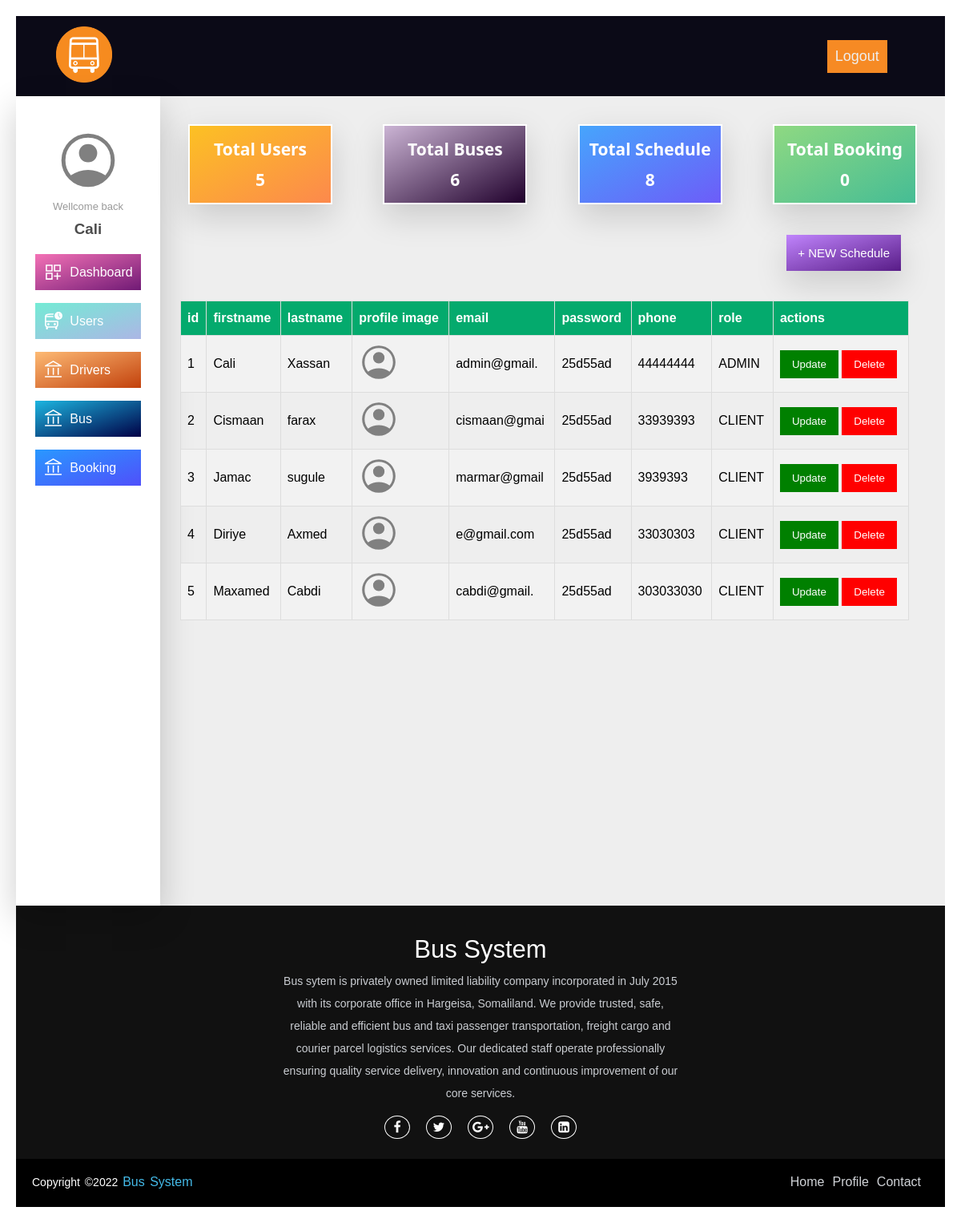
/view/admin/users.php (signed in), run on the app's committed database.
### tables this page shows
CREATE TABLE `users` (
  `id` int NOT NULL primary key auto_increment,
  `firstname` varchar(255) NOT NULL,
  `lastname` varchar(255) NOT NULL,
  `email` varchar(255) NOT NULL,
   `password` varchar(255) NOT NULL,
   `phone` int NOT NULL,
  `imageUrl` varchar(255) NULL,

  `role` varchar(20) NOT NULL
);

### include/autoloader.inc.php (called while the page is built, shortened)
<?php
function myAutoLoader($className)
{
    $baseDir = substr(__DIR__, 0, -7);
    $extension = ".php";
    $classPath = str_replace('\\', DIRECTORY_SEPARATOR, $className);
    $directories = array("data", "app", "view", "include");
    foreach ($directories as $directory) {
        $path = $baseDir . $directory . DIRECTORY_SEPARATOR . $classPath . $extension;
        if (file_exists($path)) {
            return;
        }
    }
}

### data/userModel.php (called while the page is built, shortened)
<?php
class userModel extends Database
{
    public static function findAll()
    {
        $query = "SELECT * FROM users";
        $stm = parent::$connection->query($query);
        $users = [];
        while ($row = $stm->fetch_assoc()) {
            $users[] = $row;
        }
        return $users;
    }
    public static function findById($id)
    {
        $query = "SELECT * FROM users WHERE id = ?";
        $stm = parent::$connection->prepare($query);
        $stm->execute([$id]);
        $reselt = $stm->get_result();
        $user = [];
        while ($row = $reselt->fetch_assoc()) {
            $user[] = $row;
        }
        return $user;
    }
     public static function findTotal()
    {
        $query = "SELECT COUNT(id) FROM users";
        $stm = self::$connection->query($query);
        return $stm->fetch_column();
    }
}

### app/userController.php (called while the page is built, shortened)
<?php
class UserController extends UserModel
{
    public static function getUserById($id)
    {
        $user = self::findById($id);
        return $user;
    }
    public static function getAllUsers()
    {
        $users = self::findAll();
        return $users;
    }
    public static function getToCountUser()
    {
        return self::findTotal();
    }
}

### data/busModel.php (called while the page is built, shortened)
<?php
class BusModel extends Database
{
    public static function findTotal()
    {
        $query = "SELECT COUNT(id) FROM bus";
        $stm = self::$connection->query($query);
        return $stm->fetch_column();
    }
}

### app/busController.php (called while the page is built, shortened)
<?php
class BusController extends BusModel
{
    public static function getToCountBus()
    {
        return self::findTotal();
    }
}

### data/scheduleModel.php (called while the page is built, shortened)
<?php
class ScheduleModel extends Database
{
    public static function findTotal()
    {
        $query = "SELECT COUNT(id) FROM schedule";
        $stm = self::$connection->query($query);
        return $stm->fetch_column();
    }
}

### app/scheduleController.php (called while the page is built, shortened)
<?php
class ScheduleController extends ScheduleModel
{
    public static function getToCountSchedule()
    {
        return self::findTotal();
    }
}

### data/bookModel.php (called while the page is built, shortened)
<?php
class BookModel extends Database
{
    public static function findTotal()
    {
        $query = "SELECT COUNT(id) FROM bookings";
        $stm = self::$connection->query($query);
        return $stm->fetch_column();
    }
}

### app/bookController.php (called while the page is built, shortened)
<?php
class BookController extends BookModel
{
    public static function getToCountBooking()
    {
        return self::findTotal();
    }
}

### view/admin/users.php (the view, shortened to what this page needs)
<!DOCTYPE html>
<html lang="en">
  <head>
     <link rel="stylesheet" href="../css/home.css?v=<?php echo time(); ?>" />
    <link rel="stylesheet" href="../css/header.css?v=<?php echo time(); ?>" />
    <link rel="stylesheet" href="../css/menu.css?v=<?php echo time(); ?>" />
    <link rel="stylesheet" href="../css/card.css" />
    <link rel="stylesheet" href="../css/button.css" />
    <link rel="stylesheet" href="../css/footer.css?v=<?php echo time(); ?>" />
    <link rel="stylesheet" href="../css/ticket.css" />
    <link rel="stylesheet" href="../css/cleintdashboard.css?v=<?php echo time(); ?>" />
    <link rel="stylesheet" href="../css/index.css?v=<?php echo time(); ?>" />
    <link rel="stylesheet" href="../css/alertmsg.css?v=<?php echo time(); ?>" />
    <link rel="stylesheet" href="../css/table.css?v=<?php echo time(); ?>" />
      <link
      rel="stylesheet"
      href="https://cdnjs.cloudflare.com/ajax/libs/font-awesome/4.7.0/css/font-awesome.min.css"
    />
  </head>
  <?php
include "../../include/autoloader.inc.php";
$user = UserController::getUserById($_SESSION['MEMBER_ID']);
$username = $user[0]["firstname"];
$userImage = $user[0]["imageUrl"];
$usercount = UserController::getToCountUser();
$buscount = BusController::getToCountBus();
$bookcount = BookController::getToCountBooking();
$schedulecount = ScheduleController::getToCountSchedule();
?>
  <body>
    <?php
include "../include/adminHeader.php";
include "../include/adminMenu.php";
?>
    <section class="dashboard">
            <div class="dashboard__sidebar " style="width: 180px;">
<div>
        <div class="dashboard__profile">
          <div class="dashboard__profile__image">
<?php
echo '<img src="../uploads/' . $userImage . '" alt="profile" />';
?>
          </div>
          <p>Wellcome back</p>
            <h3><?php echo $username; ?></h3>
        </div>
      <div class="dashboard__menu">
          <ul>
            <li class="active">
              <a href="./dashboard.php" >
                <img src="../image/dashboard-icon.svg" alt="dashboard" /> dashboard</a
              >
            </li>
            <li>
              <a href="./users.php">
                <img src="../image/myticket.svg" alt="myticket" /> Users</a
              >
            </li>
            <li>
              <a href="./drivers.php">
                <img src="../image/account.svg" alt="accountbank" />
                Drivers</a
              >
            </li>
            <li>
              <a href="./buses.php">
                <img src="../image/account.svg" alt="accountbank" />
                Bus</a
              >
            </li>
            <li>
              <a href="./booking.php">
                <img src="../image/account.svg" alt="accountbank" />
                Booking</a
              >
            </li>
          </ul>
        </div>
</div>
      </div>
      <div class="dashboard__content" >
       <div class="dashboard__summary">
            <div class="dashboard__summary__box">
                <h1>total users</h1>
                <h1><?php echo $usercount ?></h1>
            </div>
            <div class="dashboard__summary__box">
                <h1>total buses</h1>
                <h1><?php echo $buscount; ?></h1>
            </div>
            <div class="dashboard__summary__box">
                <h1>total schedule</h1>
                 <h1><?php echo $schedulecount ?></h1>
            </div>
            <div class="dashboard__summary__box">
                <h1>total Booking</h1>
                <h1><?php echo $bookcount ?></h1>
            </div>
        </div>
      <div class="addNewsBox">
        <button class="addNewBtn"> + NEW schedule</button>
      </div>
      <div class="information">
        <table id="users">
         <tr>
           <th>id</th>
           <th>firstname </th>
           <th>lastname</th>
           <th>profile image</th>
           <th>email</th>
           <th>password </th>
           <th>phone</th>
           <th>role</th>
           <th>actions</th>
        </tr>
           <?php
$users = UserController::getAllUsers();
foreach ($users as $user) {
    $id = $user["id"];
    $firstname = $user["firstname"];
    $lastname = $user["lastname"];
    $email = substr($user["email"], 0, 12);
    $passwor = substr($user["password"], 0, 7);
    $phone = $user["phone"];
    $image = $user["imageUrl"];
    $role = $user["role"];?>
            <tr data-id="<?php echo $id ?>">
            <td><?php echo $id; ?></td>
            <td ><?php echo $firstname; ?></td>
            <td><?php echo $lastname; ?></td>
            <td>
<?php
if (!$image) {
    $image = "IMG-user.svg";
}
echo '<img src="../uploads/' . $image . '" alt="profile" class="users__image"/>';
?>
</td>
            <td><?php echo $email;?></td>
            <td><?php echo $passwor;?></td>
            <td><?php echo $phone; ?></td>
            <td><?php echo $role; ?></td>
            <td>
                <button type="submit" class="editeBtn" name="update">Update</button>
                <button type="submit" name="deleteBtn" class="deleteBtn">Delete</button>
            </td>
            </tr>
            <?php
}
?>
      </table>
      </div>
    </section>
    <?php include "../include/footer.php"?>
  </body>
</html>

### view/css/home.css (style rules this page uses)
:root { ---color-primary: #55c57a; ---color-primary-light: #80d671; ---color-primary-dark: #28b485; ---color-secondary-light: #ffb900; ---color-secondary-dark: #ff7730; ---color-tertiary-light: #2998ff; ---color-tertiary-dark: #5643fa; ---color-grey-light-1: #f7f7f7; ---color-grey-light-2: #eee; ---color-grey-dark: #777; ---color-grey-dark-2: #999; ---color-grey-dark-3: #333; ---color-white: #fff; ---color-black: #000; ---default-font-size: 1.6rem; }
html { font-size: 62.5%; }
* { margin: 0; padding: 0; box-sizing: border-box; }
body { font-size: var(---default-font-size); padding: 2rem; }
section { background-color: var(---color-grey-light-2); }

### view/css/header.css (style rules this page uses)
:root { ---color-primary: #55c57a; ---color-primary-light: #80d671; ---color-primary-dark: #28b485; ---color-secondary-light: #ffb900; ---color-secondary-dark: #ff7730; ---color-tertiary-light: #2998ff; ---color-tertiary-dark: #5643fa; ---color-grey-light-1: #f7f7f7; ---color-grey-light-2: #eee; ---color-grey-dark: #777; ---color-grey-dark-2: #999; ---color-grey-dark-3: #333; ---color-white: #fff; ---color-black: #000; ---default-font-size: 1.6rem; }
html { font-size: 62.5%; }
* { margin: 0; padding: 0; box-sizing: border-box; }
body { font-size: var(---default-font-size); font-family: Arial, Helvetica, sans-serif; padding: 2rem; }

### view/css/card.css (style rules this page uses)
:root { ---color-primary: #55c57a; ---color-primary-light: #80d671; ---color-primary-dark: #28b485; ---color-secondary-light: #ffb900; ---color-secondary-dark: #ff7730; ---color-tertiary-light: #2998ff; ---color-tertiary-dark: #5643fa; ---color-grey-light-1: #f7f7f7; ---color-grey-light-2: #eee; ---color-grey-dark: #777; ---color-grey-dark-2: #999; ---color-grey-dark-3: #333; ---color-white: #fff; ---color-black: #000; ---default-font-size: 1.6rem; }

### view/css/footer.css (style rules this page uses)
:root { ---color-primary: #55c57a; ---color-primary-light: #80d671; ---color-primary-dark: #28b485; ---color-secondary-light: #ffb900; ---color-secondary-dark: #ff7730; ---color-tertiary-light: #2998ff; ---color-tertiary-dark: #5643fa; ---color-grey-light-1: #f7f7f7; ---color-grey-light-2: #eee; ---color-grey-dark: #777; ---color-grey-dark-2: #999; ---color-grey-dark-3: #333; ---color-white: #fff; ---color-black: #000; ---default-font-size: 1.6rem; }

### view/css/ticket.css (style rules this page uses)
:root { ---color-primary: #55c57a; ---color-primary-light: #80d671; ---color-primary-dark: #28b485; ---color-secondary-light: #ffb900; ---color-secondary-dark: #ff7730; ---color-tertiary-light: #2998ff; ---color-tertiary-dark: #5643fa; ---color-grey-light-1: #f7f7f7; ---color-grey-light-2: #eee; ---color-grey-dark: #777; ---color-grey-dark-2: #999; ---color-grey-dark-3: #333; ---color-white: #fff; ---color-black: #000; ---default-font-size: 1.6rem; }
.booking-table td, th { text-align: left; padding: 8px; }

### view/css/index.css (style rules this page uses)
:root { ---color-primary: #55c57a; ---color-primary-light: #80d671; ---color-primary-dark: #28b485; ---color-secondary-light: #ffb900; ---color-secondary-dark: #ff7730; ---color-tertiary-light: #2998ff; ---color-tertiary-dark: #5643fa; ---color-grey-light-1: #f7f7f7; ---color-grey-light-2: #eee; ---color-grey-dark: #777; ---color-grey-dark-2: #999; ---color-grey-dark-3: #333; ---color-white: #fff; ---color-black: #000; ---default-font-size: 1.6rem; }
html { font-size: 62.5%; }
.dashboard__summary { display: flex; justify-content: space-between; width: 100%; color: white; margin-bottom: 4rem; }
.dashboard__summary__box { box-sizing: border-box; border: 2px solid white; width: 18rem; font-size: 1.4rem; height: 10rem; display: flex; flex-direction: column; align-items: center; justify-content: space-around; font-family: 'Segoe UI', Tahoma, Geneva, Verdana, sans-serif; text-transform: capitalize; padding: 1rem 0rem; box-shadow: 0 1.5rem 4rem rgba(0, 0, 0, 0.15); }
.addNewsBox { padding: 2rem; height: 1rem; width: 100%; margin-bottom: 4rem; display: flex; justify-content: flex-end; align-items: center; }
.addNewsBox .addNewBtn { font-size: 1.5rem; color: white; padding: 1.4rem; border: none; text-transform: capitalize; box-shadow: 0 1.5rem 4rem rgba(0, 0, 0, 0.15); }

### data on the page
users: firstname "Cali", id "1", lastname "Xassan", email "admin@gmail.", password "25d55ad", phone "44444444", role "ADMIN"
users: id "2", firstname "Cismaan", lastname "farax", email "cismaan@gmai", password "25d55ad", phone "33939393", role "CLIENT"
users: id "3", firstname "Jamac", lastname "sugule", email "marmar@gmail", password "25d55ad", phone "3939393", role "CLIENT"
users: id "4", firstname "Diriye", lastname "Axmed", email "e@gmail.com", password "25d55ad", phone "33030303", role "CLIENT"
users: id "5", firstname "Maxamed", lastname "Cabdi", email "cabdi@gmail.", password "25d55ad", phone "303033030", role "CLIENT"

### other printed values
$usercount "5"
$buscount "6"
$schedulecount "8"
$bookcount "0"
